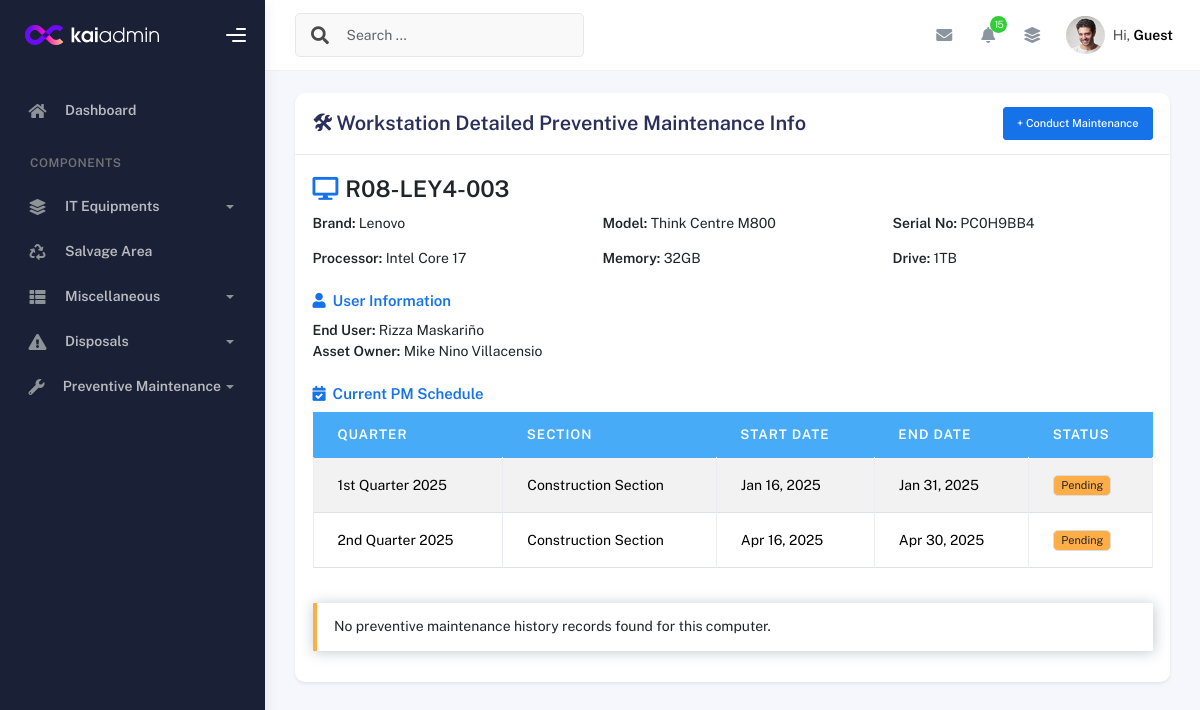
Page /maintenance/history/4/ on the earlier database version.
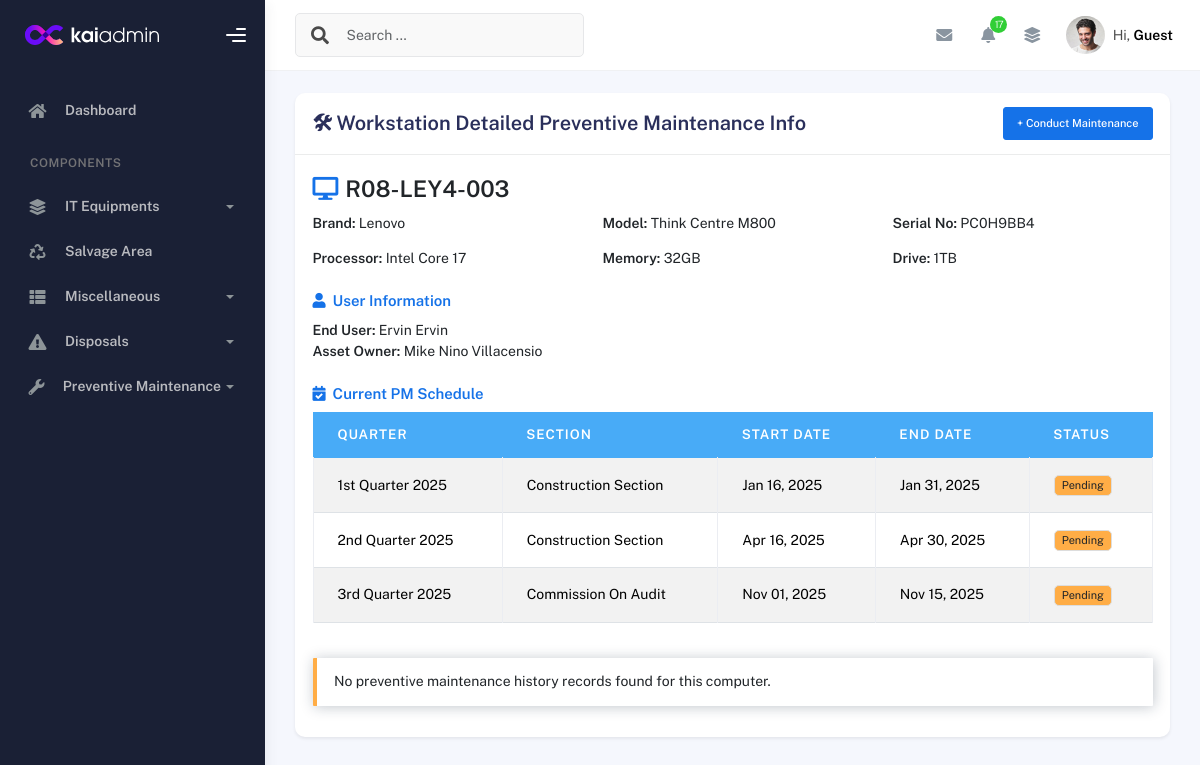
Same page on the later database version.
### inventory/models.py (models this page shows, shortened)
class UserDetails(models.Model):
    desktop_package = models.ForeignKey(
        Desktop_Package, on_delete=models.CASCADE,
        null=True, blank=True, related_name='user_details'
    )
    laptop_package = models.ForeignKey(
        'LaptopPackage', on_delete=models.CASCADE,
        null=True, blank=True, related_name='user_details'
    )
    user_Enduser = models.ForeignKey(
        'Employee', on_delete=models.SET_NULL,
        null=True, blank=True, related_name='enduser_details'
    )
    user_Assetowner = models.ForeignKey(
        'Employee', on_delete=models.SET_NULL,
        null=True, blank=True, related_name='assetowner_details'
    )
    created_at = models.DateTimeField(auto_now_add=True)

class Employee(models.Model):
    desktop_package = models.ForeignKey(Desktop_Package, on_delete=models.CASCADE, null=True)
    employee_fname = models.CharField(max_length=100, blank=True, null=True)
    employee_mname = models.CharField(max_length=100, blank=True, null=True)
    employee_lname = models.CharField(max_length=100, blank=True, null=True)
    employee_position = models.CharField(max_length=100, blank=True, null=True)
    employee_office_section = models.ForeignKey('OfficeSection', on_delete=models.SET_NULL, null=True, blank=True)
    employee_level = models.CharField(max_length=100, blank=True, null=True)
    employee_status = models.CharField(max_length=100, blank=True, null=True)
    @property
    def full_name(self):
        return f"{self.employee_fname} {self.employee_lname}".strip()

class PMScheduleAssignment(models.Model):
    desktop_package = models.ForeignKey(
        Desktop_Package, on_delete=models.CASCADE,
        related_name='pm_assignments', null=True, blank=True
    )
    laptop_package = models.ForeignKey(
        'LaptopPackage', on_delete=models.CASCADE,   # ✅ now consistent
        related_name='pm_assignments', null=True, blank=True
    )
    pm_section_schedule = models.ForeignKey(
        'PMSectionSchedule', on_delete=models.CASCADE,
        related_name='schedule_assignments'
    )
    assigned_date = models.DateField(auto_now_add=True)
    is_completed = models.BooleanField(default=False)
    remarks = models.TextField(blank=True, null=True)

class PMSectionSchedule(models.Model):
    quarter_schedule = models.ForeignKey(QuarterSchedule, on_delete=models.CASCADE, related_name='schedules')
    section = models.ForeignKey(OfficeSection, on_delete=models.CASCADE)
    start_date = models.DateField()
    end_date = models.DateField()
    notes = models.TextField(blank=True, null=True)

class QuarterSchedule(models.Model):
    QUARTERS = [
        ('Q1', '1st Quarter'),
        ('Q2', '2nd Quarter'),
        ('Q3', '3rd Quarter'),
        ('Q4', '4th Quarter'),
    ]
    year = models.IntegerField()
    quarter = models.CharField(max_length=2, choices=QUARTERS)

class OfficeSection(models.Model):
    name = models.CharField(max_length=255, unique=True)

### inventory/views.py (the view)
# urls.py: path('maintenance/history/<int:desktop_id>/', views.maintenance_history_view, name='maintenance_history'),
def maintenance_history_view(request, desktop_id):
    desktop = get_object_or_404(Desktop_Package, pk=desktop_id)
    desktop_details = DesktopDetails.objects.filter(desktop_package=desktop).first()
    user_details = UserDetails.objects.filter(desktop_package=desktop).first()
    maintenance_history = (
        PreventiveMaintenance.objects
        .filter(desktop_package=desktop)
        .select_related('pm_schedule_assignment__pm_section_schedule__quarter_schedule')
        .order_by('date_accomplished')
    )
    latest_pm = maintenance_history.last()
    current_pm_schedule = PMScheduleAssignment.objects.filter(
        desktop_package=desktop
    ).select_related(
        'pm_section_schedule__quarter_schedule',
        'pm_section_schedule__section'
    ).order_by(
        'pm_section_schedule__quarter_schedule__year',
        'pm_section_schedule__quarter_schedule__quarter'
    )
    return render(request, 'maintenance/history.html', {
        'desktop': desktop,
        'desktop_details': desktop_details,
        'user_details': user_details,
        'maintenance_history': maintenance_history,
        'maintenance_records': maintenance_history,
        'pm': latest_pm,
        'current_pm_schedule': current_pm_schedule,  # New table data
    })

### inventory/models.py (called while the page is built)
    def __str__(self):
        return self.name

### templates/maintenance/history.html (shortened to what the changed rows need)
{% extends 'base.html' %}
{% load custom_filters %}
{% load static %}
{% block content %}
<div class="container">
  <div class="page-inner">
    <div class="row justify-content-center">
      <div class="col-lg-12">
        <div class="card shadow-sm border-0">
          <div class="card-body">
            {% if user_details %}
            <div class="mb-4">
              <h6 class="text-primary fw-semibold"><i class="fas fa-user me-2"></i>User Information</h6>
              <div>
                <strong>End User:</strong>
                {{ user_details.user_Enduser.full_name|default:"—" }}<br>
                <strong>Asset Owner:</strong>
                {{ user_details.user_Assetowner.full_name|default:"—" }}
              </div>
            </div>
            {% endif %}
            {% if current_pm_schedule %}
            <div class="mb-4">
              <div class="table-responsive">
                <table class="table table-striped table-bordered table-head-bg-info">
                  <thead class="bg-info text-white">
                    <tr>
                      <th>Quarter</th>
                      <th>Section</th>
                      <th>Start Date</th>
                      <th>End Date</th>
                      <th>Status</th>
                    </tr>
                  </thead>
                  <tbody>
                    {% for schedule in current_pm_schedule %}
                    <tr>
                      <td>{{ schedule.pm_section_schedule.quarter_schedule.get_quarter_display }} {{ schedule.pm_section_schedule.quarter_schedule.year }}</td>
                      <td>{{ schedule.pm_section_schedule.section.name }}</td>
                      <td>{{ schedule.pm_section_schedule.start_date|date:"M d, Y" }}</td>
                      <td>{{ schedule.pm_section_schedule.end_date|date:"M d, Y" }}</td>
                      <td>
                        {% if schedule.is_completed %}
                          <span class="badge bg-success">Completed</span>
                        {% else %}
                          <span class="badge bg-warning text-dark">Pending</span>
                        {% endif %}
                      </td>
                    </tr>
                    {% endfor %}
                  </tbody>
                </table>
              </div>
            </div>
            {% endif %}
          </div>
        </div>
      </div>
    </div>
  </div>
</div>
{% endblock %}

Differences in the rows shown:
changed UserDetails "Mike Nino Villacensio": user_Enduser.full_name "Rizza Maskariño" → "Ervin Ervin"
added PMScheduleAssignment: pm_section_schedule.quarter_schedule.quarter "3rd Quarter", pm_section_schedule.quarter_schedule.year "2025", pm_section_schedule.section.name "Commission On Audit", pm_section_schedule.start_date "Nov 01, 2025", pm_section_schedule.end_date "Nov 15, 2025", is_completed "Pending"
Other differences:
{{ pending_pm_count }}: "15" → "17"
